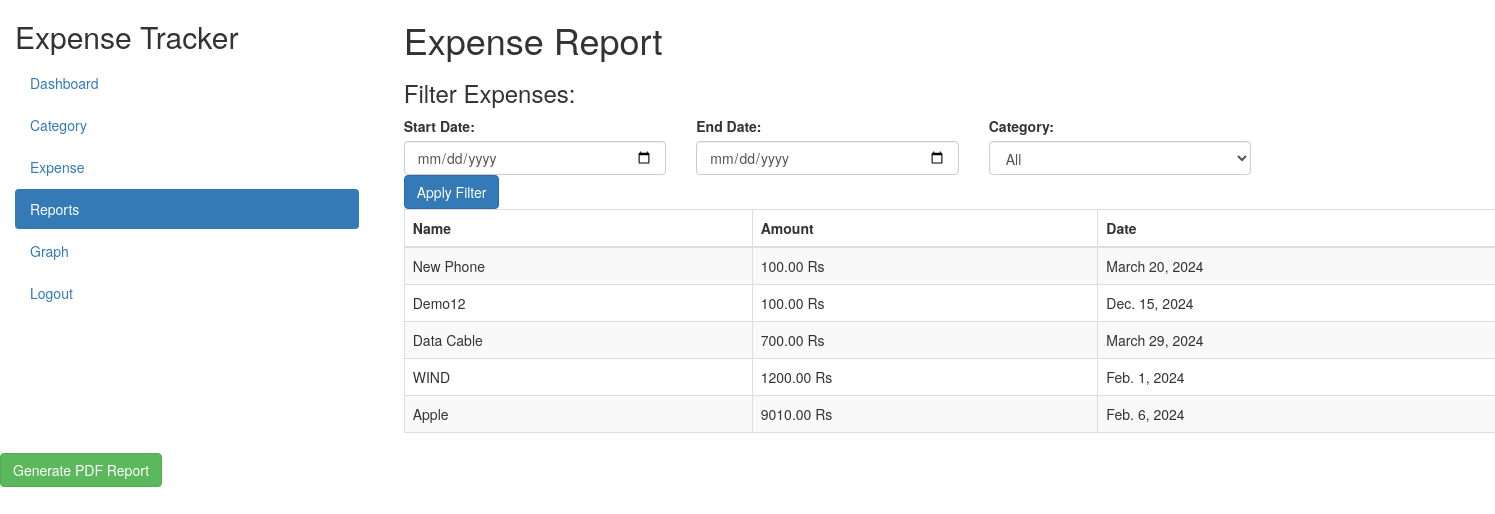
The app's page /generate_report/ (signed in) with its own data.
### ExpenseTracker/models.py (models this page shows, shortened)
class Expense(models.Model):
    user = models.ForeignKey(User, on_delete=models.CASCADE)
    name = models.CharField(max_length=20)
    category = models.ForeignKey(Category, on_delete=models.SET_NULL, null=True)
    amount = models.DecimalField(max_digits=10, decimal_places=2)
    description = models.TextField()
    date = models.DateField()

### ExpenseTracker/views.py (the view)
# urls.py: path('generate_report/', views.generate_report, name='generate_report'),
def generate_report(request):
    if request.method == 'GET':
        start_date = request.GET.get('start_date')
        end_date = request.GET.get('end_date')
        category = request.GET.get('category')
        expenses = Expense.objects.filter(user=request.user)
        categories = Category.objects.all()
        if start_date:
            expenses = expenses.filter(date__gte=start_date)
        if end_date:
            expenses = expenses.filter(date__lte=end_date)
        if category:
            if category != "all":
                expenses = expenses.filter(category__name=category)
        context = {
            'expenses': expenses,
            'categories':categories
        }
        return render(request, 'expense_report.html', context)
    else:
        return render(request, 'expense_report.html')

### templates/expense_report.html (shortened to what this page needs)
<!DOCTYPE html>
<html lang="en">
<head>
    <link rel="stylesheet" href="https://maxcdn.bootstrapcdn.com/bootstrap/3.4.1/css/bootstrap.min.css">
</head>
<body>
    <div class="container-fluid">
    <div class="row content">
        <div class="col-sm-3 sidenav hidden-xs">
            <h2>Expense Tracker</h2>
            <ul class="nav nav-pills nav-stacked">
                <li><a href="{% url 'index' %}">Dashboard</a></li>
                <li><a href="{% url 'category_dash' %}">Category</a></li>
                <li><a href="{% url 'expense_dash' %}">Expense</a></li>
                <li class="active"><a href="{% url 'generate_report' %}">Reports</a></li>
                <li><a href="{% url 'generate_graph' %}">Graph</a></li>
                <li><a href="{% url 'logout' %}">Logout</a></li>
            </ul>
            <br>
        </div>
        <div class="col-sm-9">
            <div class="container">
                <h1 class="mt-4">Expense Report</h1>
                <div class="mt-4 mb-3">
                    <h3>Filter Expenses:</h3>
                    <form method="GET" action="">
                        <div class="row">
                            <div class="col-md-3">
                                <label for="start_date" class="form-label">Start Date:</label>
                                <input type="date" id="start_date" name="start_date" class="form-control">
                            </div>
                            <div class="col-md-3">
                                <label for="end_date" class="form-label">End Date:</label>
                                <input type="date" id="end_date" name="end_date" class="form-control">
                            </div>
                            <div class="col-md-3">
                                <label for="category" class="form-label">Category:</label>
                                <select id="category" name="category" class="form-control">
                                    <option value="all">All</option>
                                </select>
                            </div>
                            <div class="col-md-12 ">
                                <button type="submit" class="btn btn-primary  d-flex justify-content-end">Apply Filter</button>
                            </div>
                        </div>
                    </form>
                </div>
                <div class="table-responsive">
                    <table class="table table-bordered table-striped">
                        <thead>
                            <tr>
                                <th>Name</th>
                                <th>Amount</th>
                                <th>Date</th>
                            </tr>
                        </thead>
                        <tbody>
                            {% for expense in expenses %}
                                <tr>
                                    <td>{{ expense.name }}</td>
                                    <td>{{ expense.amount }} Rs</td>
                                    <td>{{ expense.date }}</td>
                                </tr>
                            {% endfor %}
                        </tbody>
                    </table>
                </div>
            </div>
        </div>
        <div class="mt-3">
            <a href="{% url 'generate_pdf_report' %}" class="btn btn-success">Generate PDF Report</a>
        </div>
    </div>
</div>
</body>
</html>

### records on screen
Expense: name "New Phone", amount "100.00", date "March 20, 2024"
Expense: name "Demo12", amount "100.00", date "Dec. 15, 2024"
Expense: name "Data Cable", amount "700.00", date "March 29, 2024"
Expense: name "WIND", amount "1200.00", date "Feb. 1, 2024"
Expense: name "Apple", amount "9010.00", date "Feb. 6, 2024"
